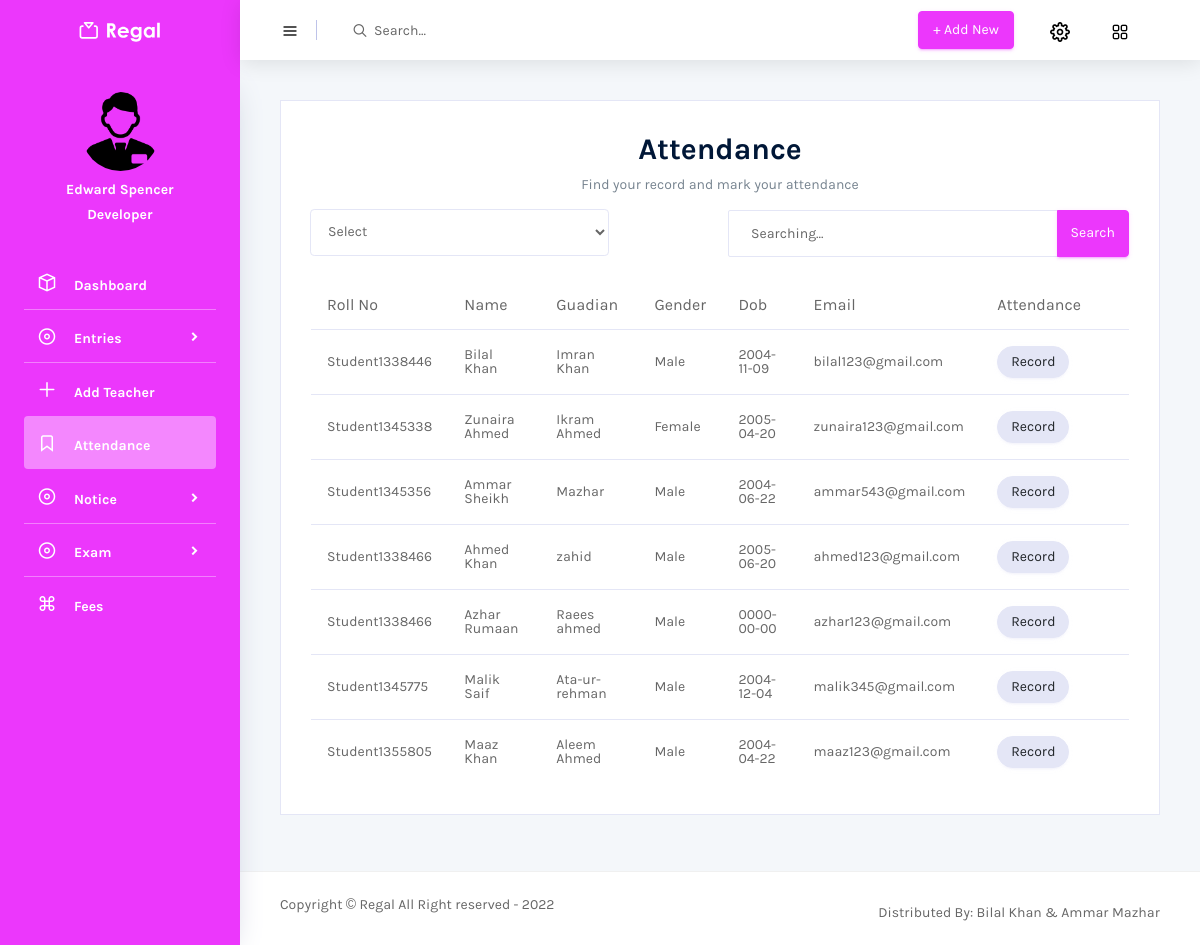
The app's page /menuPages/attendance.php with its own data.
### tables this page shows
CREATE TABLE `student` (
  `sid` int(11) NOT NULL,
  `fname` varchar(40) NOT NULL,
  `lname` varchar(40) NOT NULL,
  `dob` date NOT NULL,
  `address` varchar(100) NOT NULL,
  `pid` int(11) NOT NULL,
  `sgender` varchar(10) NOT NULL,
  `cid` int(11) NOT NULL,
  `semail` varchar(50) NOT NULL,
  `subid` int(11) NOT NULL,
  `rollno` varchar(20) NOT NULL
);

CREATE TABLE `parent` (
  `pid` int(11) NOT NULL,
  `name` varchar(50) NOT NULL,
  `phone` varchar(11) NOT NULL,
  `job` varchar(50) NOT NULL,
  `nic` varchar(13) NOT NULL,
  `email` varchar(40) NOT NULL
);

### menuPages/attendance.php (the view, shortened to what this page needs)
<?php
include "../component/connect.php";
if(isset($_GET['searchStu'])){
  $list = $_GET['selectlist'];
  $search = $_GET['search'];
  $query = "SELECT * FROM student AS s INNER JOIN parent AS p ON s.pid = p.pid WHERE $list LIKE '%$search%'";
}
else{
  $query = "SELECT *  FROM student AS s INNER JOIN parent AS p  ON s.pid = p.pid";
}
?>
<!DOCTYPE html>
<html lang="en">
<head>
  <link rel="stylesheet" href="../vendors/mdi/css/materialdesignicons.min.css">
  <link rel="stylesheet" href="../vendors/feather/feather.css">
  <link rel="stylesheet" href="../vendors/base/vendor.bundle.base.css">
  <link rel="stylesheet" href="../vendors/flag-icon-css/css/flag-icon.min.css"/>
  <link rel="stylesheet" href="../vendors/font-awesome/css/font-awesome.min.css">
  <link rel="stylesheet" href="../vendors/jquery-bar-rating/fontawesome-stars-o.css">
  <link rel="stylesheet" href="../vendors/jquery-bar-rating/fontawesome-stars.css">
  <link rel="stylesheet" href="../css/style.css">
</head>
<body>
  <div class="container-scroller">
    <nav class="navbar col-lg-12 col-12 p-0 fixed-top d-flex flex-row">
      <div class="text-center navbar-brand-wrapper d-flex align-items-center justify-content-center">
        <a class="navbar-brand brand-logo" href="../accountant.php"><img src="../images/logo.svg" alt="logo"/></a>
      </div>
      <?php include "../component/header.php";?>
    </nav>
    <div class="container-fluid page-body-wrapper">
      <nav class="sidebar sidebar-offcanvas" id="sidebar">
        <div class="user-profile">
          <div class="user-image">
            <img src="../images/faces/face31.png">
          </div>
          <div class="user-name">
              Edward Spencer
          </div>
          <div class="user-designation">
              Developer
          </div>
        </div>
        <ul class="nav">
          <li class="nav-item">
            <a class="nav-link" href="../accountant.php">
              <i class="icon-box menu-icon"></i>
              <span class="menu-title">Dashboard</span>
            </a>
          </li>
          <li class="nav-item">
            <a class="nav-link" data-toggle="collapse" href="#ui-basic" aria-expanded="false" aria-controls="ui-basic">
              <i class="icon-disc menu-icon"></i>
              <span class="menu-title">Entries</span>
              <i class="menu-arrow"></i>
            </a>
          </li>
          <li class="nav-item">
            <a class="nav-link" href="addTea.php">
              <i class="icon-plus menu-icon"></i>
              <span class="menu-title">Add Teacher</span>
            </a>
          </li>
          <li class="nav-item">
            <a class="nav-link" href="attendance.php">
              <i class="icon-ribbon menu-icon"></i>
              <span class="menu-title">Attendance</span>
            </a>
          </li>
          <li class="nav-item">
            <a class="nav-link" data-toggle="collapse" href="#ui-notice" aria-expanded="false" aria-controls="ui-notice">
              <i class="icon-disc menu-icon"></i>
              <span class="menu-title">Notice</span>
              <i class="menu-arrow"></i>
            </a>
          </li>
          <li class="nav-item">
            <a class="nav-link" data-toggle="collapse" href="#ui-exam" aria-expanded="false" aria-controls="ui-exam">
              <i class="icon-disc menu-icon"></i>
              <span class="menu-title">Exam</span>
              <i class="menu-arrow"></i>
            </a>
          </li>
          <li class="nav-item">
            <a class="nav-link" href="fees.php">
              <i class="icon-command menu-icon"></i>
              <span class="menu-title">Fees</span>
            </a>
          </li>
        </ul>
      </nav>
      <div class="main-panel">
        <div class="content-wrapper">
          <div class="row">
          <div class="col-lg-12 grid-margin stretch-card">
              <div class="card">
                <div class="card-body">
                  <h4 class="display-4 font-weight-bold text-dark text-center">Attendance</h4>
                  <p class="card-description text-center">
                    Find your record and mark your attendance
                  </p>
                  <form class="form-sample" method="GET">
                      <div class="row">
                          <div class="col-md-6">
                        <div class="form-group row">
                          <div class="col-sm-9">
                          <select class="form-control form-control-sm" required style="padding: 13px;" name="selectlist">
                              <option hidden>Select</option>
                            </select>
                        </div>
                    </div>
                </div>
                <div class="col-md-6">
                <div class="form-group">
                    <div class="input-group">
                      <input type="text" class="form-control" placeholder="Searching..." required aria-label="Searching..." name="search">
                      <div class="input-group-append">
                        <button class="btn btn-sm btn-primary" type="submit" name="searchStu">Search</button>
                      </div>
                    </div>
                  </div>
                </div>
                </div>
            </form>
                  <div class="table-responsive">
                    <table class="table table-hover">
                      <thead>
                        <tr>
                          <th>Roll No</th>
                          <th>Name</th>
                          <th>Guadian</th>
                          <th>Gender</th>
                          <th>Dob</th>
                          <th>Email</th>
                          <th>Attendance</th>
                        </tr>
                      </thead>
                      <tbody>
                        <?php
                          $result = mysqli_query($conn , $query);
                          if(mysqli_num_rows($result) > 0){
                            while($row = mysqli_fetch_assoc($result)){
                              echo "<tr>
                                      <td>$row[rollno]</td>
                                      <td>$row[fname] "."$row[lname]</td>
                                      <td>$row[name]</td>
                                      <td>$row[sgender]</td>
                                      <td>$row[dob]</td>
                                      <td>$row[semail]</td>
                                      <td><a href='attenStu.php?sid=$row[sid]' class='btn btn-secondary btn-rounded btn-sm'>Record</a><td>
                                     </tr>";
                            }
                          }
                          else{
                            echo "<h2 class='display1 text-center'>No record found!</h2>";
                          }
                        ?>
                      </tbody>
                    </table>
                  </div>
                </div>
              </div>
            </div>
          </div>
        </div>
        <?php include "../component/footer.php";?>
      </div>
    </div>
  </div>
</body>
</html>

### records on screen
student: rollno "Student1338446", fname "Bilal", lname "Khan", pid.name "Imran Khan", sgender "Male", dob "2004-11-09", semail "bilal123@gmail.com"
student: rollno "Student1345338", fname "Zunaira", lname "Ahmed", pid.name "Ikram Ahmed", sgender "Female", dob "2005-04-20", semail "zunaira123@gmail.com"
student: rollno "Student1345356", fname "Ammar", lname "Sheikh", pid.name "Mazhar", sgender "Male", dob "2004-06-22", semail "ammar543@gmail.com"
student: rollno "Student1338466", fname "Ahmed", lname "Khan", pid.name "zahid", sgender "Male", dob "2005-06-20", semail "ahmed123@gmail.com"
student: rollno "Student1338466", fname "Azhar", lname "Rumaan", pid.name "Raees ahmed", sgender "Male", dob "0000-00-00", semail "azhar123@gmail.com"
student: rollno "Student1345775", fname "Malik", lname "Saif", pid.name "Ata-ur-rehman", sgender "Male", dob "2004-12-04", semail "malik345@gmail.com"
student: rollno "Student1355805", fname "Maaz", lname "Khan", pid.name "Aleem Ahmed", sgender "Male", dob "2004-04-22", semail "maaz123@gmail.com"
